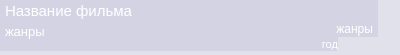
<?xml version="1.0" encoding="UTF-8"?>
<ui version="4.0">
 <class>Form</class>
 <widget class="QWidget" name="Form">
  <property name="geometry">
   <rect>
    <x>0</x>
    <y>0</y>
    <width>400</width>
    <height>55</height>
   </rect>
  </property>
  <property name="minimumSize">
   <size>
    <width>400</width>
    <height>55</height>
   </size>
  </property>
  <property name="maximumSize">
   <size>
    <width>400</width>
    <height>55</height>
   </size>
  </property>
  <property name="windowTitle">
   <string>Form</string>
  </property>
  <property name="styleSheet">
   <string notr="true">
background-color: rgb(47, 52, 133,20);</string>
  </property>
  <widget class="QLabel" name="label_name">
   <property name="geometry">
    <rect>
     <x>0</x>
     <y>0</y>
     <width>378</width>
     <height>21</height>
    </rect>
   </property>
   <property name="minimumSize">
    <size>
     <width>378</width>
     <height>21</height>
    </size>
   </property>
   <property name="maximumSize">
    <size>
     <width>378</width>
     <height>21</height>
    </size>
   </property>
   <property name="font">
    <font>
     <family>Arial</family>
     <pointsize>11</pointsize>
    </font>
   </property>
   <property name="styleSheet">
    <string notr="true">color: rgb(255, 255, 255);</string>
   </property>
   <property name="text">
    <string>Название фильма</string>
   </property>
   <property name="alignment">
    <set>Qt::AlignLeading|Qt::AlignLeft|Qt::AlignVCenter</set>
   </property>
   <property name="margin">
    <number>0</number>
   </property>
   <property name="indent">
    <number>5</number>
   </property>
  </widget>
  <widget class="QLabel" name="label_2">
   <property name="geometry">
    <rect>
     <x>-40</x>
     <y>37</y>
     <width>378</width>
     <height>14</height>
    </rect>
   </property>
   <property name="minimumSize">
    <size>
     <width>378</width>
     <height>14</height>
    </size>
   </property>
   <property name="maximumSize">
    <size>
     <width>378</width>
     <height>14</height>
    </size>
   </property>
   <property name="font">
    <font>
     <family>Arial</family>
     <pointsize>8</pointsize>
    </font>
   </property>
   <property name="styleSheet">
    <string notr="true">color: rgb(255, 255, 255);</string>
   </property>
   <property name="text">
    <string>год</string>
   </property>
   <property name="alignment">
    <set>Qt::AlignRight|Qt::AlignTrailing|Qt::AlignVCenter</set>
   </property>
   <property name="indent">
    <number>0</number>
   </property>
  </widget>
  <widget class="QLabel" name="label_3">
   <property name="geometry">
    <rect>
     <x>0</x>
     <y>21</y>
     <width>378</width>
     <height>16</height>
    </rect>
   </property>
   <property name="minimumSize">
    <size>
     <width>378</width>
     <height>16</height>
    </size>
   </property>
   <property name="maximumSize">
    <size>
     <width>378</width>
     <height>16</height>
    </size>
   </property>
   <property name="font">
    <font>
     <family>Arial</family>
     <pointsize>9</pointsize>
    </font>
   </property>
   <property name="styleSheet">
    <string notr="true">color: rgb(255, 255, 255);</string>
   </property>
   <property name="text">
    <string>жанры</string>
   </property>
   <property name="alignment">
    <set>Qt::AlignRight|Qt::AlignTrailing|Qt::AlignVCenter</set>
   </property>
   <property name="indent">
    <number>5</number>
   </property>
  </widget>
  <widget class="QLabel" name="label_4">
   <property name="geometry">
    <rect>
     <x>0</x>
     <y>21</y>
     <width>100</width>
     <height>20</height>
    </rect>
   </property>
   <property name="minimumSize">
    <size>
     <width>100</width>
     <height>20</height>
    </size>
   </property>
   <property name="maximumSize">
    <size>
     <width>100</width>
     <height>20</height>
    </size>
   </property>
   <property name="font">
    <font>
     <family>Arial</family>
     <pointsize>10</pointsize>
    </font>
   </property>
   <property name="styleSheet">
    <string notr="true">color: rgb(255, 255, 255);
background-color: rgba(255, 255, 255, 0);</string>
   </property>
   <property name="text">
    <string>жанры</string>
   </property>
   <property name="alignment">
    <set>Qt::AlignLeading|Qt::AlignLeft|Qt::AlignVCenter</set>
   </property>
   <property name="indent">
    <number>5</number>
   </property>
  </widget>
  <zorder>label_3</zorder>
  <zorder>label_2</zorder>
  <zorder>label_name</zorder>
  <zorder>label_4</zorder>
 </widget>
 <resources/>
 <connections/>
</ui>
